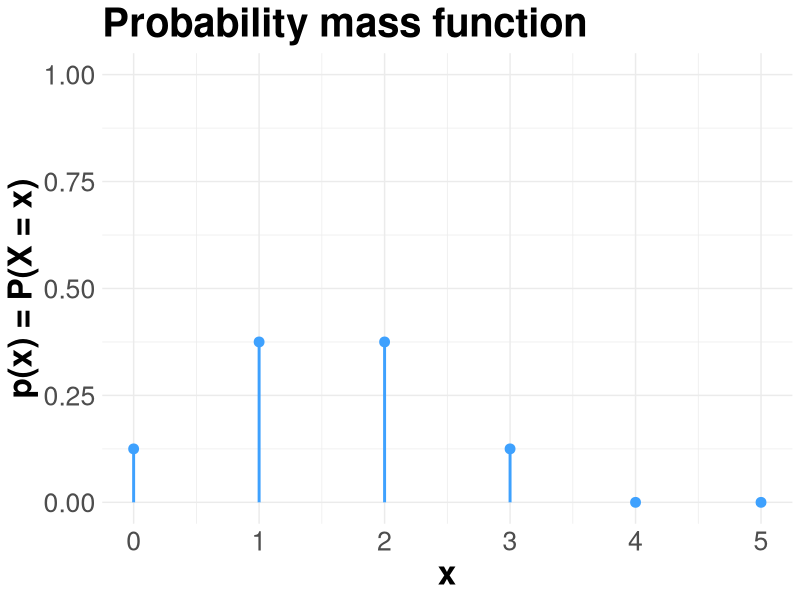
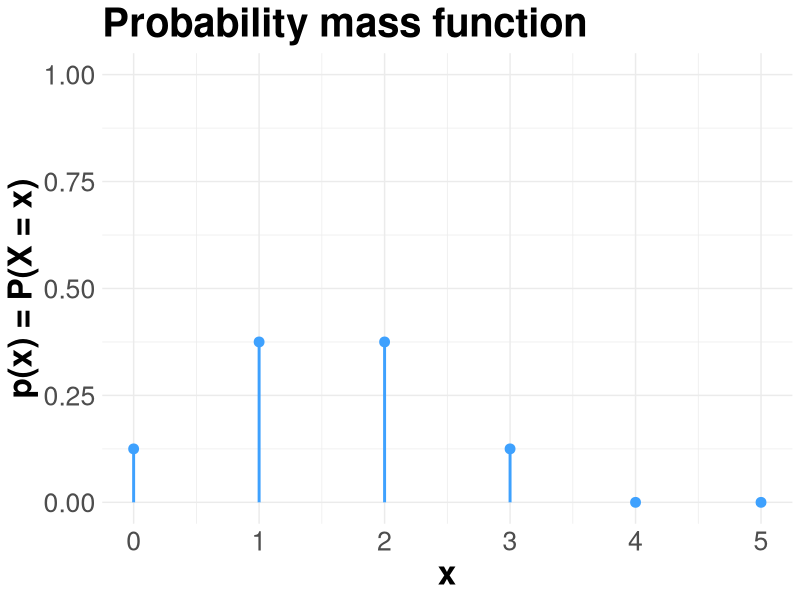

R code for these plots, in order:
library(ggplot2)
library(svglite)

X <- seq(0, 5)
Y <- c(1/8, 3/8, 3/8, 1/8, 0, 0)
data <- data.frame(X = X, Y = Y)

svglite("pmf.svg")
ggplot(data, aes(x = X, y = Y)) + 
geom_point(size = 3, color = "#3ea1fe") + 
geom_segment(mapping = aes(x = X, xend = X, y = 0, yend = Y), color = "#3ea1fe", linewidth = 1) + 
ylim(0, 1) +
labs(title = "Probability mass function", x = "x", y = "p(x) = P(X = x)") + 
theme_minimal() +
theme(text = element_text(size = 24),
      title = element_text(face = "bold"))
ggsave("pmf.svg", units = "cm")
